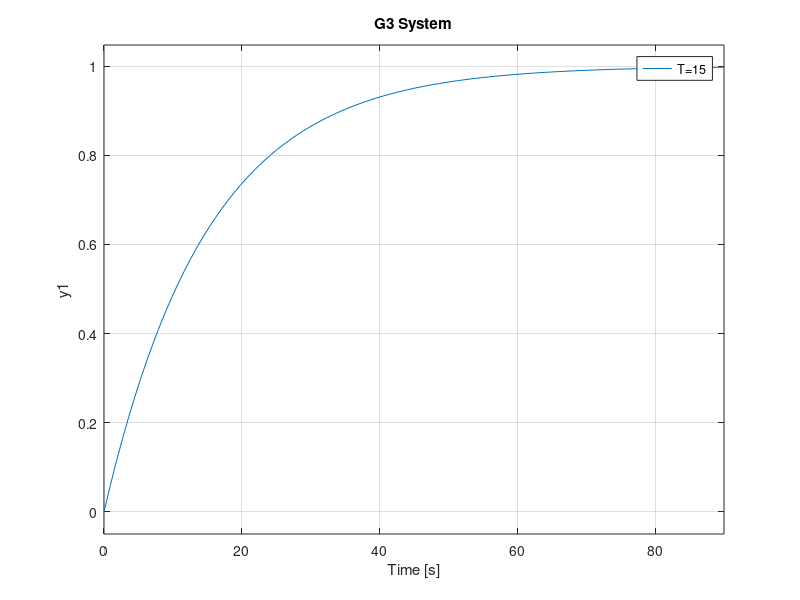

Here is the MATLAB script that generated this plot:
pkg load control;

G1=tf([1],[5 1])
G2=tf([1],[10 1])
G3=tf([1],[15 1])

subplot(2,2,1);
step(G1)
title("G1 System")
legend('T=5')

subplot(2,2,2);
step(G2)
title("G2 System")
legend('T=10')

subplot(2,2,3);
step(G3)
title("G3 System")
legend('T=15')
